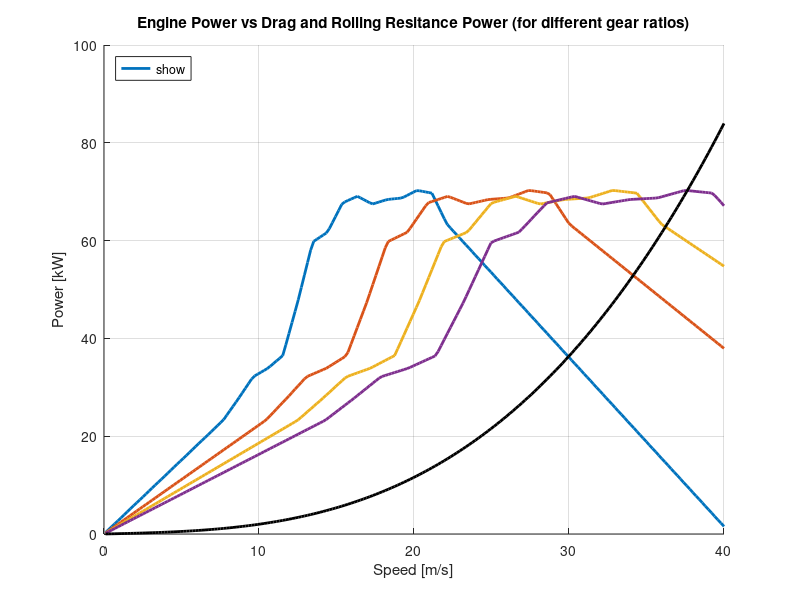
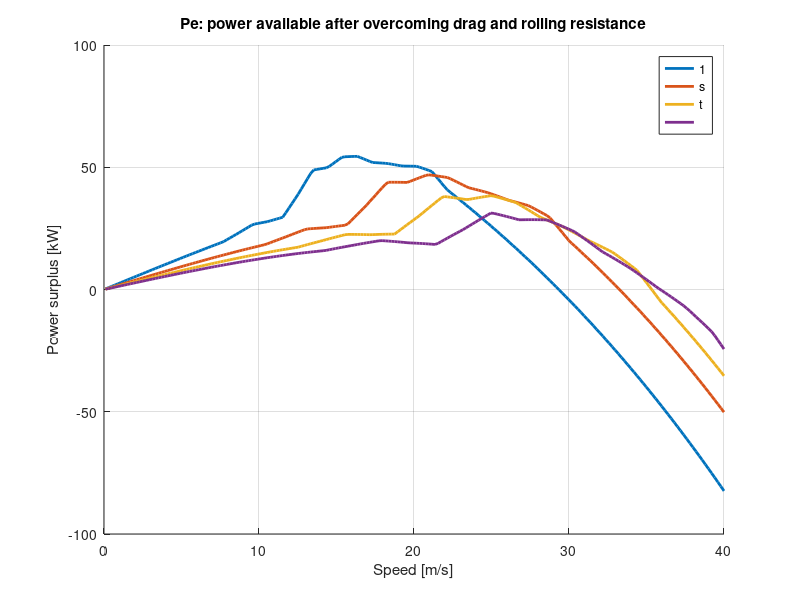
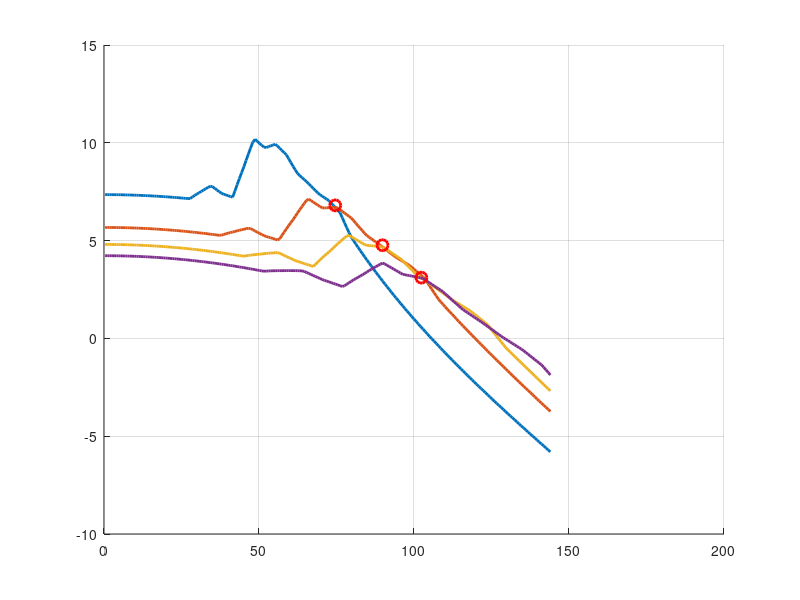

These figures' MATLAB source, in order: (Note: this script raises an error after producing the figures.)
clear; clc; close all;
%-------------------------------------------------------------------------%ì
% Constant parameters
g= 9.81;  %gravity [m/s^2]
rho = 1.2; % Air density [kg/m^3]
Cd  = 1.8;  % Drag coefficient
Cz = 4.05; %Downforce coefficient
A =1.11; %Cross sectional area [m^2]
f =0.025; %rolling friction coefficient
m = 298; %mass of the fully loaded vehicle with the driver[kg]
R=0.254; %wheel effective radius [m]
ratios=[1/13.83, 1/10.19, 1/8.51, 1/7.45]; %transmission ratios between engine and wheel
tau_em=9.71; %transmission ratios between electric motor and wheel
Mapp = [355.0, 335.8, 328.8, 325.1];   %apparent translating masses [kg] 
eta_ice=0.96^3; %mechanical efficiency ICE
eta_em= 0.97; %mechanical efficiency electric motor
gearNames = ["1st gear", "2nd gear", "3rd gear", "4th gear"];
%-------------------------------------------------------------------------%
% Engine parameters at 100% TPS
T_ice= [27.79, 55.57 ,58.57 ,61.37, 58.88, 58.09, 69.78, 81.46, 78.60, ...
     80.82, 77.59, 71.58, 68.76, 65.62, 63.92, 60.51, 52.64, 47.80]; 
w_ice = [0, 4000,4500,5000,5500,6000,6500,7000,7500,8000,8500,9000, ...
     9500,10000,10500,11000,11500,12000];    
% Electric motros parameters at 100% TPS
T_em=[6.91,6.91, 6.46,5.72,5.04,4.45,3.93,3.15,2.55,2.04];
w_em = [0, 5415, 6000, 7000, 8000, 9000, 10000,12000, 14000, 16000];

v = linspace(0.1, 40, 200);

Pn_fun = @(v) (0.5*rho*Cd*A*v.^3) + (f*v.*(m*g + 0.5*rho*Cz*A*v.^2));
v_em = (2*pi*R*tau_em) .* w_em ./ 60;
P_em= (T_em .* w_em .* (2*pi / (1000*60)));
P_em_interp = interp1(v_em, P_em, v, 'linear', 'extrap');

%-------------------------------------------------------------------------%
figure(1); hold on; grid on;
figure(4); hold on; grid on;
figure(5); hold on; grid on;

colors = lines(length(Mapp)); 

a_all = zeros(length(Mapp), length(v));  % salva le curve di accelerazione
v_kmh = 3.6*v;  % velocità in km/h per plot

for i = 1:length(Mapp)
    r = ratios(i);
    m_app = Mapp(i);

    v_eng = (2*pi*R*r) .* w_ice ./ 60;
    Pn = Pn_fun(v) / 1000;
    Peng = (T_ice .* w_ice .* (2*pi / (1000*60)));
    Peng_interp = interp1(v_eng, Peng, v, 'linear', 'extrap');
    Pe = (eta_ice*Peng_interp) + 2*(eta_em*P_em_interp) - Pn;
    a = 1000 * Pe ./ (v .* m_app);

    a_all(i,:) = a;  % salva accelerazioni per intersezioni

    %---------------- PLOT ----------------%
    figure(1);
    plot(v, Peng_interp, '-', 'Color', colors(i,:), 'LineWidth', 2, ...
        'DisplayName',gearNames(i));

    figure(4);
    plot(v, Pe, '-', 'Color', colors(i,:), 'LineWidth', 2, ...
        'DisplayName', gearNames(i));

    figure(5);
    plot(v_kmh, a, '-', 'Color', colors(i,:), 'LineWidth', 2, ...
        'DisplayName', gearNames(i));
end

%-------------------------------------------------------------------------%

% Intersezioni tra curve successive
intersections = zeros(length(Mapp)-1,1);  
for i = 1:length(Mapp)-1
    diff = a_all(i,:) - a_all(i+1,:);
    idx = find(diff(1:end-1).*diff(2:end) <= 0, 1, 'first'); 
    if ~isempty(idx)
        x1 = v_kmh(idx);
        x2 = v_kmh(idx+1);
        y1 = diff(idx);
        y2 = diff(idx+1);
        intersections(i) = x1 - y1*(x2-x1)/(y2-y1);  % interpolazione lineare
        % plot punto di intersezione
        figure(5);
 % Genera la stringa con solo la velocità in km/h
label_str = sprintf('%.1f km/h', intersections(i));

% Plotta il punto e aggiunge la legenda con la sola velocità
h = plot(intersections(i), a_all(i, idx), 'ro', 'MarkerSize',8,'LineWidth',2, ...
         'DisplayName', label_str);

    else
        intersections(i) = NaN;
    end
end

disp('Optimal speed at which to change gear to maximize acceleration:');
fprintf('\n');
for i = 1:length(intersections)
    if ~isnan(intersections(i))
        fprintf('Change from %s to %s: %.1f km/h\n', gearNames(i), gearNames(i+1), intersections(i));
    else
        fprintf('Change from %s to %s: not found\n', gearNames(i), gearNames(i+1));
    end
end

%-------------------------------------------------------------------------%

% Etichette e legende finali
figure(1);
plot(v, Pn, 'k', 'LineWidth', 2, 'DisplayName', 'Pn');
xlabel('Speed [m/s]');
ylabel('Power [kW]');
title('Engine Power vs Drag and Rolling Resitance Power (for different gear ratios)');
legend('show', 'Location', 'northwest'); 
grid on;

figure(4);
xlabel('Speed [m/s]');
ylabel('Power surplus [kW]');
title('Pe: power available after overcoming drag and rolling resistance');
legend show; grid on;

figure(5);
v_lines = 0:5:150;
for k = 1:length(v_lines)
    xline(v_lines(k), '--', 'Color', [0.7 0.7 0.7], 'HandleVisibility','off'); 
end
xticks(0:5:150);  % imposta i tick da 0 a 150 con passo 5
xlabel('Speed [km/h]');
ylabel('Acceleration [m/s^2]');
title('Acceleration vs Speed (for different gear ratios)');
legend show; grid on;

figure(2);
plot(w_ice, T_ice, 'o-', 'LineWidth', 2, 'MarkerSize', 6);
xlabel('Engine speed [rpm]');
ylabel('Engine torque [Nm]');
title('Lookup‐table: Engine curve');
grid on;

figure(3);
Peng = (T_ice .* w_ice .* (2*pi / (1000*60)));
plot(w_ice, Peng, 'o-', 'LineWidth', 2, 'MarkerSize', 6);
xlabel('Engine speed [rpm]');
ylabel('Engine power [kW]');
title('Engine power');
grid on;

figure(6);
plot(w_em, 2*T_em, 'o-', 'LineWidth', 2, 'MarkerSize', 6);
xlabel('Electric motors speed [rpm]');
ylabel('Engine torque [Nm]');
title('Electric motors (both) torque');
grid on;

figure(7);
plot(w_em, 2*P_em, 'o-', 'LineWidth', 2, 'MarkerSize', 6);
xlabel('Electric motor speed [rpm]');
ylabel('Electric motors power');
title('Electric motors (both) power');
grid on;
